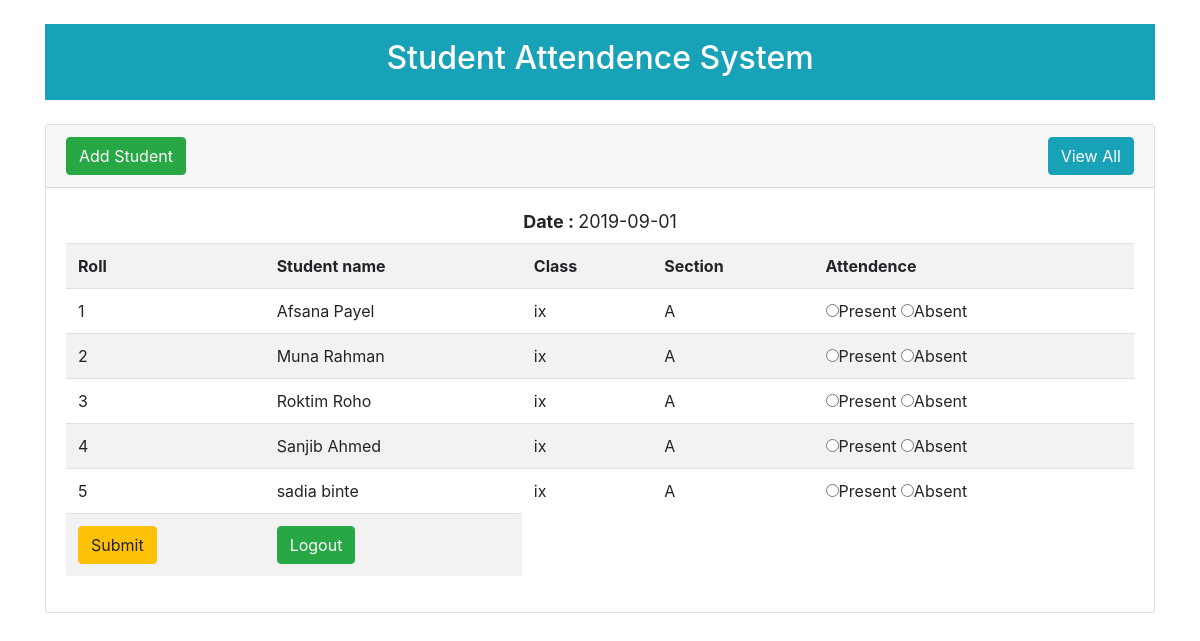
The page /attendence.php on the database its author committed.
### tables this page shows
CREATE TABLE `tbl_student` (
  `id` int(11) NOT NULL,
  `roll` int(11) NOT NULL,
  `name` varchar(255) NOT NULL,
  `class` varchar(255) NOT NULL,
  `section` varchar(255) NOT NULL
);

### lib/Database.php (called while the page is built, shortened)
<?php
Class Database{
 public $host   = DB_HOST;
 public $user   = DB_USER;
 public $pass   = DB_PASS;
 public $dbname = DB_NAME;
 public $link;
private function connectDB(){
 $this->link = new mysqli($this->host, $this->user, $this->pass,
  $this->dbname);
 }
public function select($query){
  $result = $this->link->query($query) or
   die($this->link->error.__LINE__);
  if($result->num_rows > 0){
    return $result;
  } else {
    return false;
  }
 }
}

### lib/Student.php (called while the page is built, shortened)
<?php
$filepath = realpath(dirname(__FILE__));
include_once($filepath.'/Database.php');
class Student
{
  private $db;
  public function __construct()
  {
    $this->db = new Database();
  }
  public function getstudent()
  {
    $query = "SELECT * FROM tbl_student";
    $result = $this->db->select($query);
    return $result;
  }
}

### attendence.php (the view, shortened to what this page needs)
<?php include 'lib/Student.php'; ?>
<?php
$student = new Student();
$cur_date = date('Y-m-d');
?>
<!DOCTYPE html>
<html lang="en" dir="ltr">
<head>
  <link rel="stylesheet" href="additional/bootstrap.min.css">
</head>
<body>
  <div class="container">
    <div class="header text-center mt-2 bg-info my-4" style="padding:15px; color:#fff;">
      <h2>Student Attendence System</h2>
    </div>
    <div class="card">
      <div class="card-header">
        <h2>
          <a href="add.php" class="btn btn-success"style="float:left; overflow:auto;">Add Student</a>
          <a href="date_view.php" class="btn btn-info" style="float:right;overflow:auto;">View All</a>
        </h2>
      </div>
      <div class="card-body">
        <div class="text-center" style="font-size:18px;">
          <strong>Date : </strong><?php  echo $cur_date; ?>
        </div>
        <form class="mt-2" action="" method="post">
          <table class="table table-striped">
            <tr>
              <th>Roll</th>
              <th>Student name</th>
              <th>Class</th>
              <th>Section</th>
              <th>Attendence</th>
            </tr>
            <?php
            $get_student = $student->getstudent();
            if($get_student){
              while($value = $get_student->fetch_assoc()){
                ?>
                <tr>
                  <td><?= $value['roll']; ?></td>
                  <td><?= $value['name']; ?></td>
                  <td><?= $value['class']; ?></td>
                  <td><?= $value['section']; ?></td>
                  <td>
                    <input type="radio" name="attend[<?= $value['roll']; ?>]" value="present">Present
                    <input type="radio" name="attend[<?= $value['roll']; ?>]" value="absent">Absent
                  </td>
                </tr>
              <?php }} ?>
              <tr>
                <td>
                  <input type="submit" name="submit" value="Submit" class="btn btn-warning">
                </td>
                <td>
                  <a href="logout2.php" class="btn btn-success" >Logout</a>
                </td>
              </tr>
            </table>
          </form>
        </div>
      </div>
    </div>
  </body>
  </html>

### rows shown on the page
tbl_student: roll "1", name "Afsana Payel", class "ix", section "A"
tbl_student: roll "2", name "Muna Rahman", class "ix", section "A"
tbl_student: roll "3", name "Roktim Roho", class "ix", section "A"
tbl_student: roll "4", name "Sanjib Ahmed", class "ix", section "A"
tbl_student: roll "5", name "sadia binte", class "ix", section "A"
